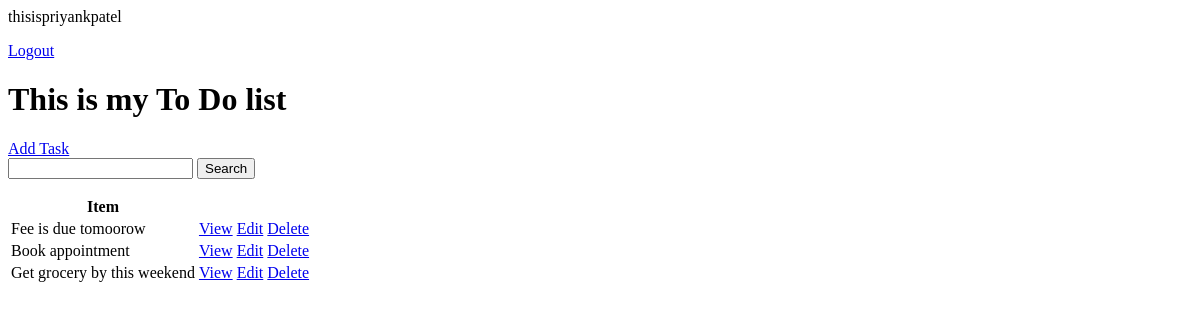
Page / (signed in) on the earlier database version.
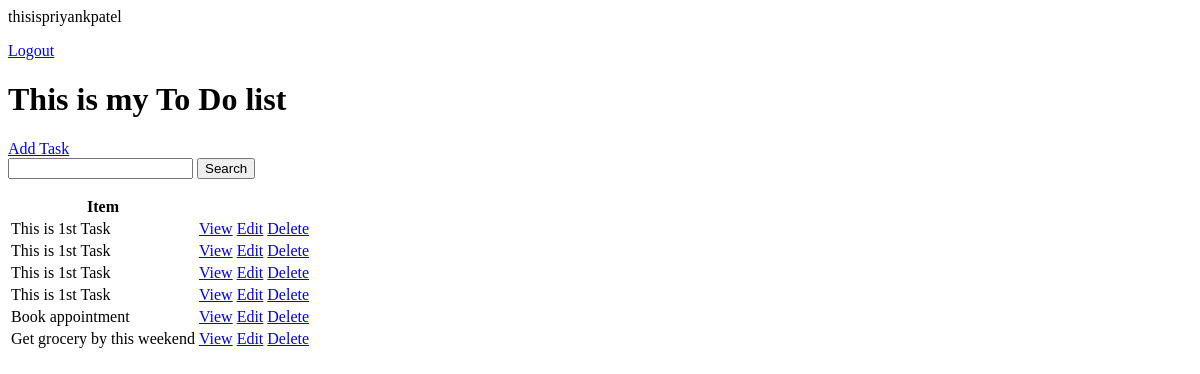
Same page on the later database version.
### Base/models.py (models this page shows, shortened)
class Task(models.Model):
    user = models.ForeignKey(
        User, on_delete=models.CASCADE, null=True, blank=True
    )
    title = models.CharField(max_length=200)
    description = models.TextField(null=True, blank=True)
    complete = models.BooleanField(default=False)
    created = models.DateTimeField(auto_now_add=True)
    class Meta:
        ordering = ['complete']

### Base/views.py (the view)
# urls.py: path('', TaskList.as_view(), name='tasks'),
class TaskList(LoginRequiredMixin, ListView):
    model = Task
    context_object_name = 'tasks'
    def get_context_data(self, **kwargs):
        context = super().get_context_data(**kwargs)
        context['tasks'] = context['tasks'].filter(user=self.request.user)
        context['count'] = context['tasks'].filter(complete=False).count()
        search_input = self.request.GET.get('search-area') or ''
        if search_input:
            context['tasks'] = context['tasks'].filter(title__startswith=search_input)
        context['search_input'] = search_input
        return context

### Base/templates/Base/task_list.html
{% if request.user.is_authenticated %}
<p>{{request.user}}</p>
<a href="{% url 'logout' %}">Logout</a>
{% else %}
<a href="{% url 'login' %}">Login</a>
{% endif %}
<h1>This is my To Do list</h1>
<a href="{% url 'task-create' %}">Add Task</a>
<form>
    <input type="text" name="search-area" value="{{search_input}}">
    <input type="submit" value="Search">
</form>
<table>
    <tr>
        <th>
            Item
        </th>
        <th>
        </th>
        <th>
        </th>
    </tr>
    {% for task in tasks%}
    <tr>
        <td>
            {{task.title}}
        </td>
        <td><a href="{% url 'task' task.id %}">
            View
        </a>
        </td>
        <td>
            <a href="{% url 'task-update' task.id %}">
                Edit
            </a>
        </td>
        <td>
            <a href="{% url 'task-delete' task.id %}">
                Delete
            </a>
        </td>
    </tr>
    {% empty %}
    <h3>No items In the List</h3>
    {% endfor %}
</table>

Differences in the rows shown:
removed Task: title "Fee is due tomoorow"
added Task: title "This is 1st Task"
added Task: title "This is 1st Task"
added Task: title "This is 1st Task"
added Task: title "This is 1st Task"
